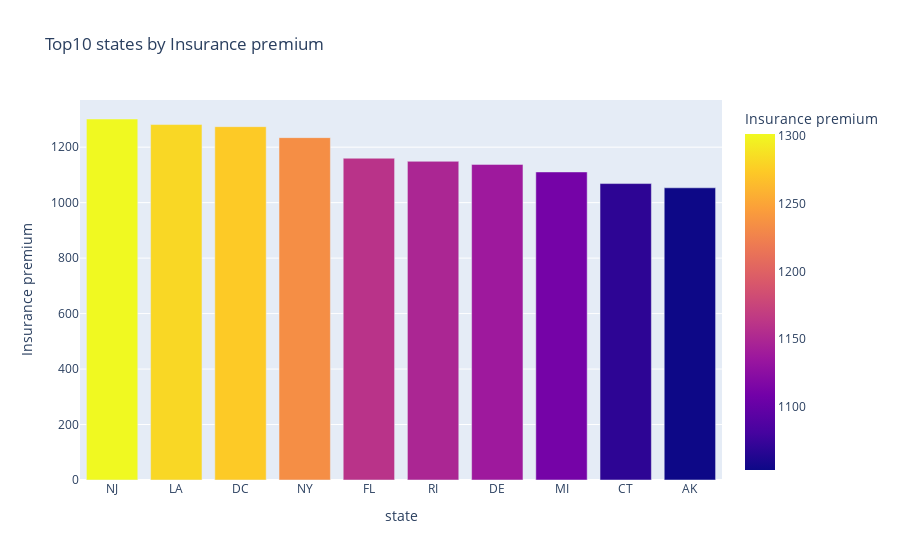

Source (notebook cell):
### Code cell
#top10 states by insurance premium:
Top10=df.sort_values('ins_premium',ascending=False).head(10)#hight to low ascending= false:
fig=px.bar(Top10,x='abbrev',y='ins_premium',color='ins_premium',
           title='Top10 states by Insurance premium',
           labels={'abbrev':'state','ins_premium':'Insurance premium'}
           )
fig.show()

### Figure 1 — Plotly figure (JSON) as saved in the notebook; plotly's stock layout.template omitted (floating-point values rounded to 4 significant figures)
{"data": [{"hovertemplate": "state=%{x}<br>Insurance premium=%{marker.color}<extra></extra>", "legendgroup": "", "marker": {"color": [1302.0, 1282.0, 1274.0, 1234.0, 1160.0, 1149.0, 1138.0, 1111.0, 1069.0, 1053.0], "coloraxis": "coloraxis", "pattern": {"shape": ""}}, "name": "", "orientation": "v", "showlegend": false, "textposition": "auto", "type": "bar", "x": ["NJ", "LA", "DC", "NY", "FL", "RI", "DE", "MI", "CT", "AK"], "xaxis": "x", "y": [1302.0, 1282.0, 1274.0, 1234.0, 1160.0, 1149.0, 1138.0, 1111.0, 1069.0, 1053.0], "yaxis": "y"}], "layout": {"barmode": "relative", "coloraxis": {"colorbar": {"title": {"text": "Insurance premium"}}, "colorscale": [[0, "#0d0887"], [0.1111, "#46039f"], [0.2222, "#7201a8"], [0.3333, "#9c179e"], [0.4444, "#bd3786"], [0.5556, "#d8576b"], [0.6667, "#ed7953"], [0.7778, "#fb9f3a"], [0.8889, "#fdca26"], [1, "#f0f921"]]}, "legend": {"tracegroupgap": 0}, "title": {"text": "Top10 states by Insurance premium"}, "xaxis": {"anchor": "y", "domain": [0, 1], "title": {"text": "state"}}, "yaxis": {"anchor": "x", "domain": [0, 1], "title": {"text": "Insurance premium"}}}}
